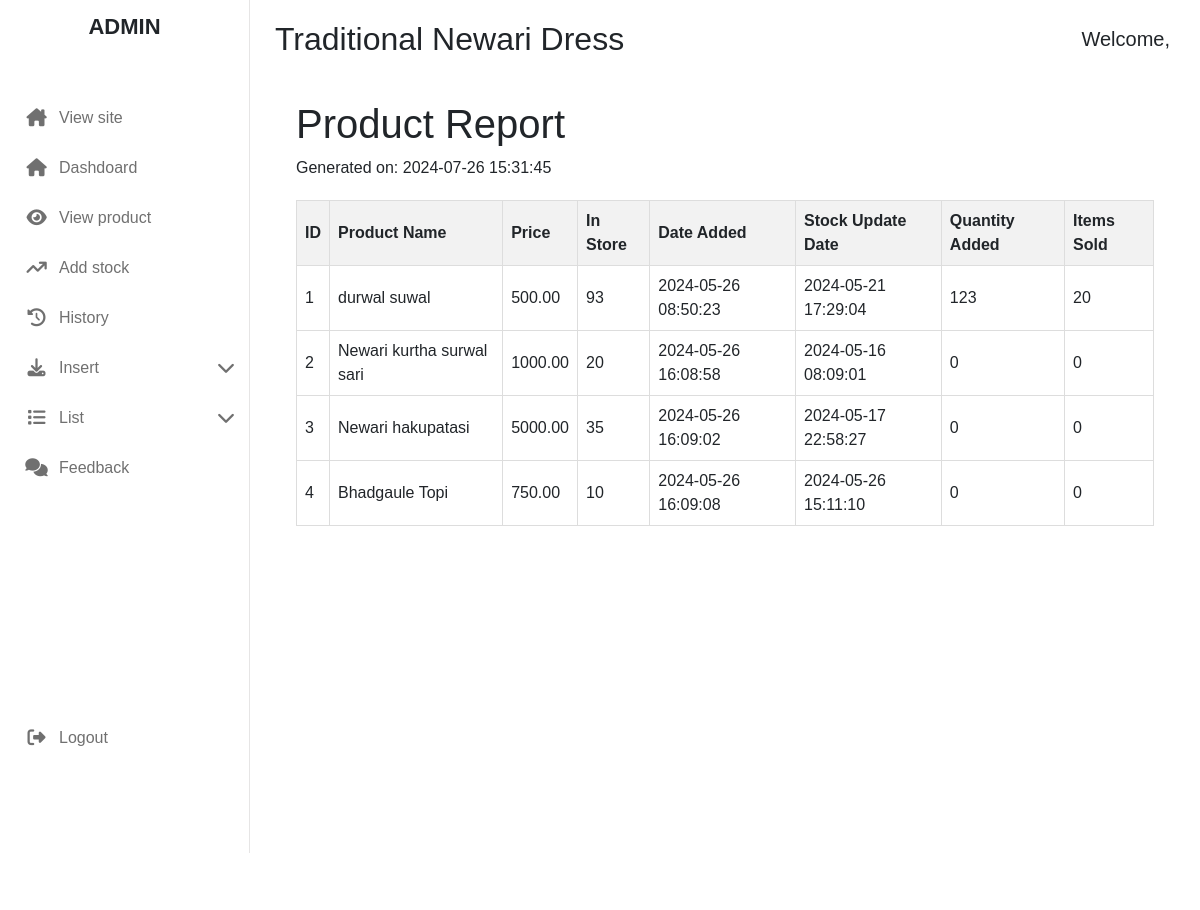
Page /admin_area/index.php?list_report (signed in) on the earlier database version.
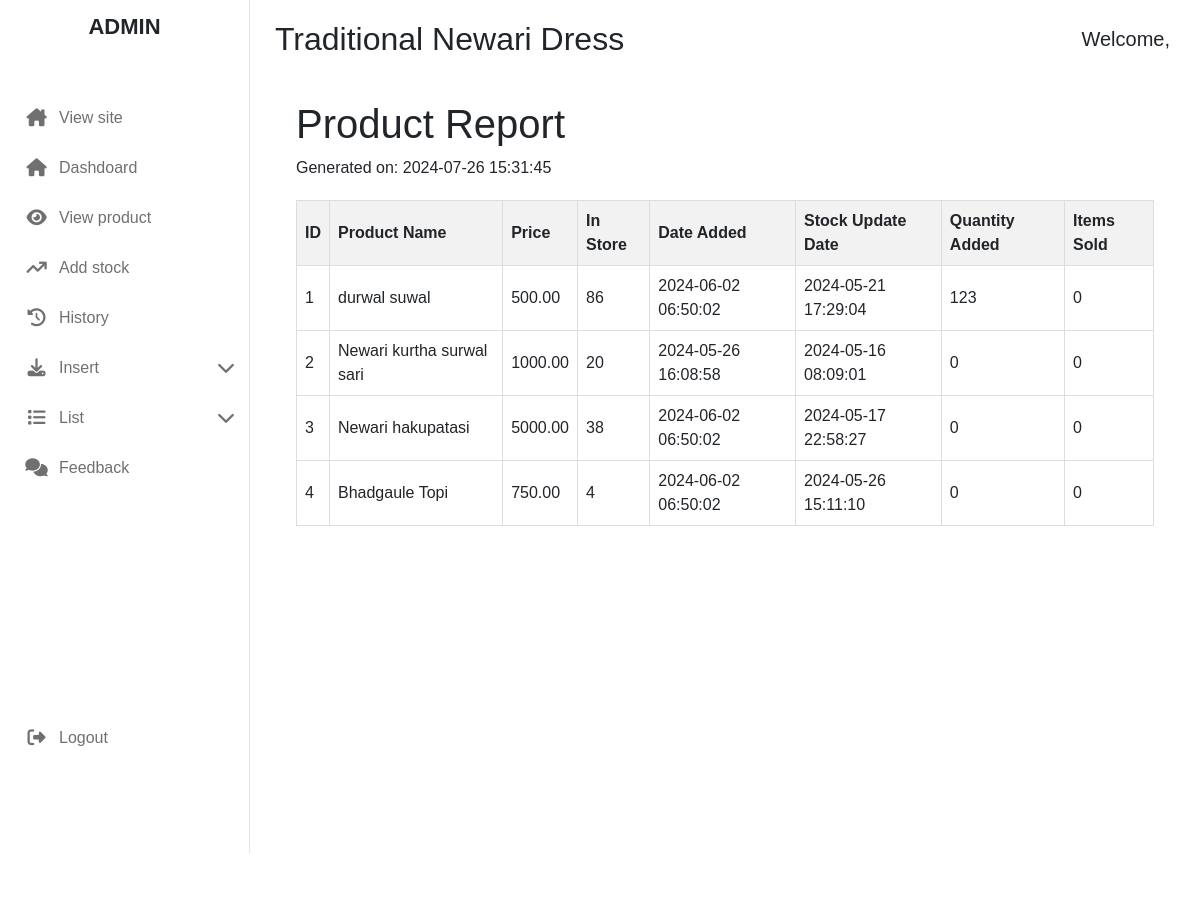
Same page on the later database version.
### tables this page shows
CREATE TABLE `products` (
  `id` int(11) NOT NULL,
  `product_name` varchar(100) NOT NULL,
  `product_description` varchar(255) DEFAULT NULL,
  `tag_id` int(11) DEFAULT NULL,
  `category_id` int(11) DEFAULT NULL,
  `product_image_1` varchar(255) DEFAULT NULL,
  `product_image_2` varchar(255) DEFAULT NULL,
  `product_price` decimal(10,2) DEFAULT NULL,
  `product_in_store` int(11) NOT NULL,
  `date` timestamp NOT NULL DEFAULT current_timestamp() ON UPDATE current_timestamp(),
  `status` varchar(100) NOT NULL,
  `stock_update_date` datetime NOT NULL DEFAULT current_timestamp(),
  `quantity_added` int(11) DEFAULT 0
);

### admin_area/list_report.php (the view, shortened to what this page needs)
<?php
$sql = "SELECT
            p.id,
            p.product_name,
            p.product_price,
            p.product_in_store,
            p.date,
            p.stock_update_date,
            p.quantity_added,
            COALESCE(SUM(u.total_products), 0) AS items_sold
        FROM
            products p
        LEFT JOIN
            user_order u
        ON
            p.id = u.product_id AND u.order_status = 'complete'
        GROUP BY
            p.id, p.product_name, p.product_price,
            p.product_in_store, p.date, p.stock_update_date, p.quantity_added";
$result = $conn->query($sql);
echo "<!DOCTYPE html>
<html lang='en'>
<head>
    <meta charset='UTF-8'>
    <meta name='viewport' content='width=device-width, initial-scale=1.0'>
    <title>Product Report</title>
    <style>
        body {
            font-family: Arial, sans-serif;
            margin: 20px;
        }
        table {
            width: 100%;
            border-collapse: collapse;
            margin-bottom: 20px;
        }
        th, td {
            border: 1px solid #ddd;
            padding: 8px;
            text-align: left;
        }
        th {
            background-color: #f2f2f2;
        }
        .header {
            margin-bottom: 20px;
        }
    </style>
</head>
<body>
    <div class='header'>
        <h1>Product Report</h1>
        <p>Generated on: " . date('Y-m-d H:i:s') . "</p>
    </div>";
if ($result->num_rows > 0) {
    echo "<table>
            <tr>
                <th>ID</th>
                <th>Product Name</th>
                <th>Price</th>
                <th>In Store</th>
                <th>Date Added</th>
                <th>Stock Update Date</th>
                <th>Quantity Added</th>
                <th>Items Sold</th>
            </tr>";
    while ($row = $result->fetch_assoc()) {
        echo "<tr>
                <td>" . $row["id"] . "</td>
                <td>" . $row["product_name"] . "</td>
                <td>" . $row["product_price"] . "</td>
                <td>" . $row["product_in_store"] . "</td>
                <td>" . $row["date"] . "</td>
                <td>" . $row["stock_update_date"] . "</td>
                <td>" . $row["quantity_added"] . "</td>
                <td>" . $row["items_sold"] . "</td>
            </tr>";
    }
    echo "</table>";
} else {
    echo "<p>No products found.</p>";
}
echo "</body>
</html>";
?>

Differences in the rows shown:
changed products "durwal suwal": product_in_store "93" → "86"; date "2024-05-26 08:50:23" → "2024-06-02 06:50:02"; items_sold "20" → "0"
changed products "Newari hakupatasi": product_in_store "35" → "38"; date "2024-05-26 16:09:02" → "2024-06-02 06:50:02"
changed products "Bhadgaule Topi": product_in_store "10" → "4"; date "2024-05-26 16:09:08" → "2024-06-02 06:50:02"
